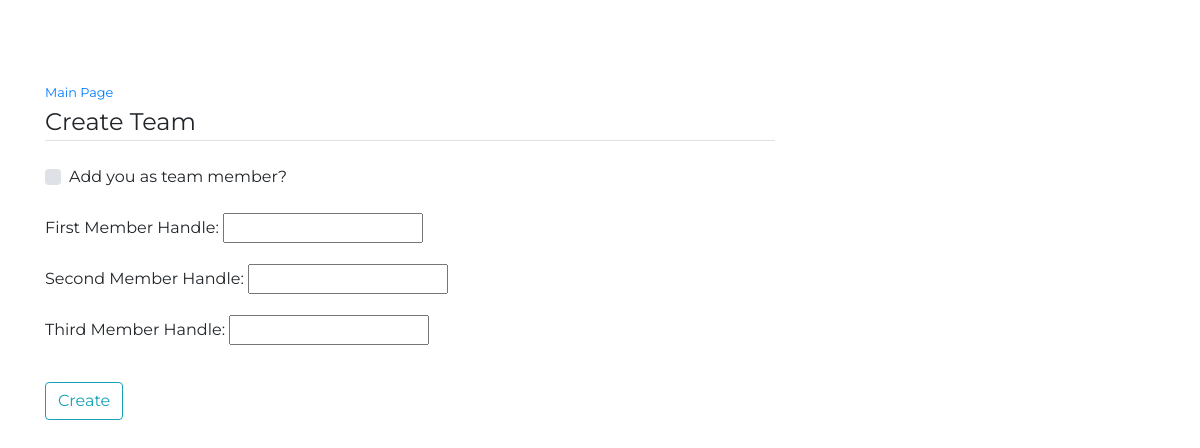
The page /codeforces-frenemies/createteam/ (signed in) on the database as committed earlier.
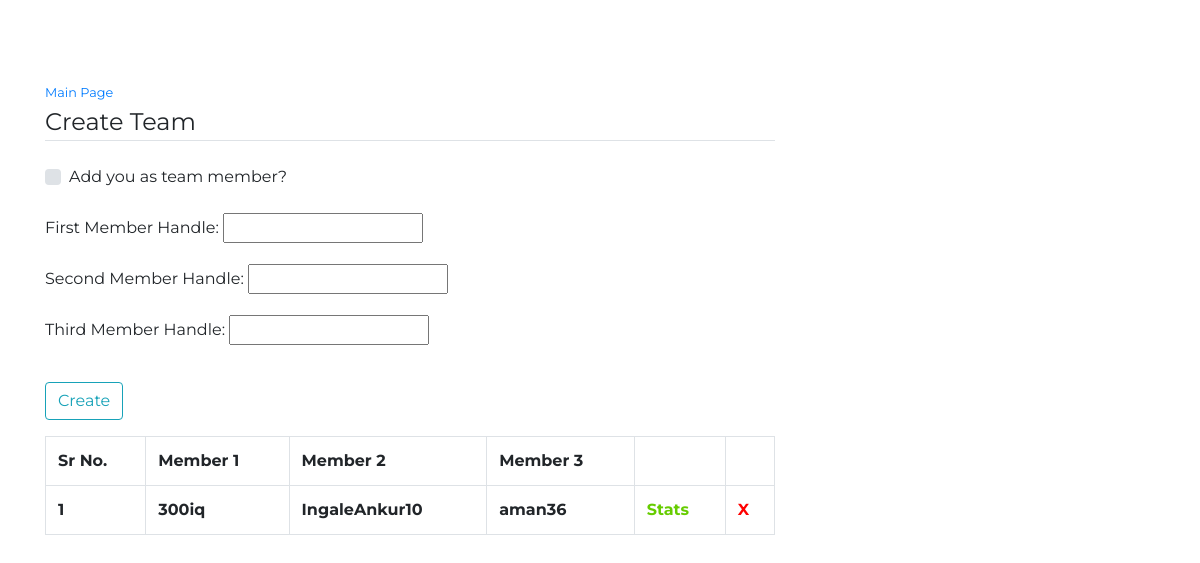
The same page on the database as committed later.
### cfFrenemies/models.py (models this page shows, shortened)
class User_Team(models.Model):
    creator_user = models.ForeignKey(User , on_delete=models.CASCADE , default = None)
    handle1 = models.CharField(max_length = 100)
    handle2 = models.CharField(max_length = 100)
    handle3 = models.CharField(max_length = 100)

### cfFrenemies/views.py (the view)
# urls.py: path('createteam/' , views.createTeam, name = 'createTeam'),
def createTeam(request):
    if request.user.is_authenticated:
        if request.method == 'POST':
            form = CreateTeamForm(request.POST)
            if form.is_valid():
                handles = [
                    form.cleaned_data.get('handle1'),
                    form.cleaned_data.get('handle2'),
                    form.cleaned_data.get('handle3')
                ]
                handles.sort()
                try:
                    user_team = User_Team.objects.get(
                        creator_user = request.user,
                        handle1 = handles[0],
                        handle2 = handles[1],
                        handle3 = handles[2]
                    )
                except User_Team.DoesNotExist:
                    user_team = User_Team(
                        creator_user = request.user,
                        handle1 = handles[0],
                        handle2 = handles[1],
                        handle3 = handles[2],
                    )
                    user_team.save()
                    return redirect('createTeam')
                else:
                    messages.error(request , 'Team already created.')
        else:
            form = CreateTeamForm()
        return render(request, template_name = 'cfFrenemies/createteam.html', context = {'form': form, 'teams': User_Team.objects.all()})
    else:
        redirect('login')
    pass

### cfFrenemies/forms.py (shortened to what this page needs)
class CreateTeamForm(forms.Form):
    handle1 = forms.CharField(label = 'First Member Handle', widget=forms.TextInput)
    handle2 = forms.CharField(label = 'Second Member Handle', widget=forms.TextInput)
    handle3 = forms.CharField(label = 'Third Member Handle', widget=forms.TextInput)

### cfFrenemies/models.py (called while the page is built)
    @property
    def is_active(self):
        return self.active

### cfFrenemies/templates/cfFrenemies/createteam.html (shortened to what this page needs)
{% extends "cfFrenemies/layout.html" %}
{% block content %}
    <div>
        <small>
            <a href="{% url 'index' %}">Main Page</a>
        </small>
    </div>
	<div class="content-section">
        <form method="POST">
            <fieldset class="form-group">
                <legend class="border-bottom mb-4">Create Team</legend>
                <div class="custom-control custom-checkbox">
                    <label class="custom-control-label" for="firstHandleIsUser">Add you as team member?</label>
                </div>
                <br>
                {{ form.as_p }}
            </fieldset>
            <div class="form-group">
                <button class="btn btn-outline-info" type="submit">Create</button>
            </div>
        </form>
    </div>
{% if teams %}
<table class = "table table-bordered table-hover">
    <tr>
        <th class = "th-lg">
            Sr No.
        </th>
        <th class = "th-lg">
            Member 1
        </th>
        <th class = "th-lg">
            Member 2
        </th>
        <th class = "th-lg">
            Member 3
        </th>
        <th class = "th-lg">
        </th>
        <th class = "th-lg">
        </th>
    </tr>
    {% for team in teams %}
    <tr>
        <th class = "th-lg">
            {{ forloop.counter }}
        </th>
        <th class = "th-lg">
            {{ team.handle1 }}
        </th>
        <th class = "th-lg">
            {{ team.handle2 }}
        </th>
        <th class = "th-lg">
            {{ team.handle3 }}
        </th>
        <th class = "th-lg">
            <a href="#" title = "Click to get team stats"
                style="color:#66CC00;font-weight:bold;">Stats</a>
        </th>
        <th class = "th-lg">
            <a href="{% url 'delTeam' team.handle1 team.handle2 team.handle3 %}" title = "Click to remove this team"
                style="color:#FF0000;font-weight:bold;">X</a>
        </th>
    </tr>
    {% endfor %}
</table>
{% endif %}
{% endblock content %}

Rows that differ between the two databases and show on the page:
added User_Team: handle1 "300iq", handle2 "IngaleAnkur10", handle3 "aman36"
Other text that changed with them:
text now shown: "Sr No. Member 1 Member 2 Member 3"
